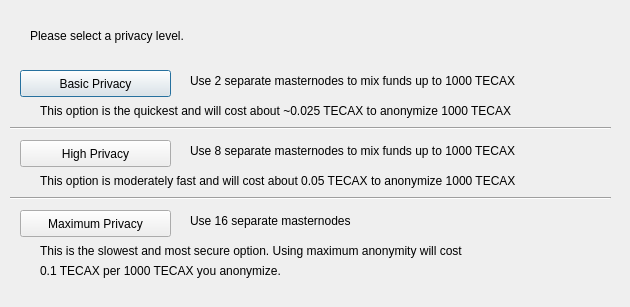
<?xml version="1.0" encoding="UTF-8"?>
<ui version="4.0">
 <class>DarksendConfig</class>
 <widget class="QDialog" name="DarksendConfig">
  <property name="geometry">
   <rect>
    <x>0</x>
    <y>0</y>
    <width>630</width>
    <height>307</height>
   </rect>
  </property>
  <property name="windowTitle">
   <string>Configure PrivateSend</string>
  </property>
  <widget class="QPushButton" name="buttonBasic">
   <property name="geometry">
    <rect>
     <x>20</x>
     <y>70</y>
     <width>151</width>
     <height>27</height>
    </rect>
   </property>
   <property name="text">
    <string>Basic Privacy</string>
   </property>
  </widget>
  <widget class="QPushButton" name="buttonHigh">
   <property name="geometry">
    <rect>
     <x>20</x>
     <y>140</y>
     <width>151</width>
     <height>27</height>
    </rect>
   </property>
   <property name="text">
    <string>High Privacy</string>
   </property>
  </widget>
  <widget class="QPushButton" name="buttonMax">
   <property name="geometry">
    <rect>
     <x>20</x>
     <y>210</y>
     <width>151</width>
     <height>27</height>
    </rect>
   </property>
   <property name="text">
    <string>Maximum Privacy</string>
   </property>
  </widget>
  <widget class="QLabel" name="label">
   <property name="geometry">
    <rect>
     <x>30</x>
     <y>20</y>
     <width>571</width>
     <height>31</height>
    </rect>
   </property>
   <property name="text">
    <string>Please select a privacy level.</string>
   </property>
  </widget>
  <widget class="QLabel" name="label_2">
   <property name="geometry">
    <rect>
     <x>190</x>
     <y>70</y>
     <width>421</width>
     <height>21</height>
    </rect>
   </property>
   <property name="text">
    <string>Use 2 separate masternodes to mix funds up to 1000 TECAX</string>
   </property>
  </widget>
  <widget class="QLabel" name="label_3">
   <property name="geometry">
    <rect>
     <x>190</x>
     <y>140</y>
     <width>411</width>
     <height>21</height>
    </rect>
   </property>
   <property name="text">
    <string>Use 8 separate masternodes to mix funds up to 1000 TECAX</string>
   </property>
  </widget>
  <widget class="QLabel" name="label_4">
   <property name="geometry">
    <rect>
     <x>190</x>
     <y>210</y>
     <width>421</width>
     <height>21</height>
    </rect>
   </property>
   <property name="text">
    <string>Use 16 separate masternodes</string>
   </property>
  </widget>
  <widget class="QLabel" name="label_6">
   <property name="geometry">
    <rect>
     <x>40</x>
     <y>100</y>
     <width>561</width>
     <height>21</height>
    </rect>
   </property>
   <property name="text">
    <string>This option is the quickest and will cost about ~0.025 TECAX to anonymize 1000 TECAX</string>
   </property>
  </widget>
  <widget class="QLabel" name="label_7">
   <property name="geometry">
    <rect>
     <x>40</x>
     <y>170</y>
     <width>561</width>
     <height>21</height>
    </rect>
   </property>
   <property name="text">
    <string>This option is moderately fast and will cost about 0.05 TECAX to anonymize 1000 TECAX</string>
   </property>
  </widget>
  <widget class="QLabel" name="label_8">
   <property name="geometry">
    <rect>
     <x>40</x>
     <y>240</y>
     <width>561</width>
     <height>21</height>
    </rect>
   </property>
   <property name="text">
    <string>This is the slowest and most secure option. Using maximum anonymity will cost</string>
   </property>
  </widget>
  <widget class="QLabel" name="label_9">
   <property name="geometry">
    <rect>
     <x>40</x>
     <y>260</y>
     <width>561</width>
     <height>21</height>
    </rect>
   </property>
   <property name="text">
    <string>0.1 TECAX per 1000 TECAX you anonymize.</string>
   </property>
  </widget>
  <widget class="Line" name="line">
   <property name="geometry">
    <rect>
     <x>10</x>
     <y>120</y>
     <width>601</width>
     <height>16</height>
    </rect>
   </property>
   <property name="orientation">
    <enum>Qt::Horizontal</enum>
   </property>
  </widget>
  <widget class="Line" name="line_2">
   <property name="geometry">
    <rect>
     <x>10</x>
     <y>190</y>
     <width>601</width>
     <height>16</height>
    </rect>
   </property>
   <property name="orientation">
    <enum>Qt::Horizontal</enum>
   </property>
  </widget>
 </widget>
 <resources/>
 <connections/>
</ui>
